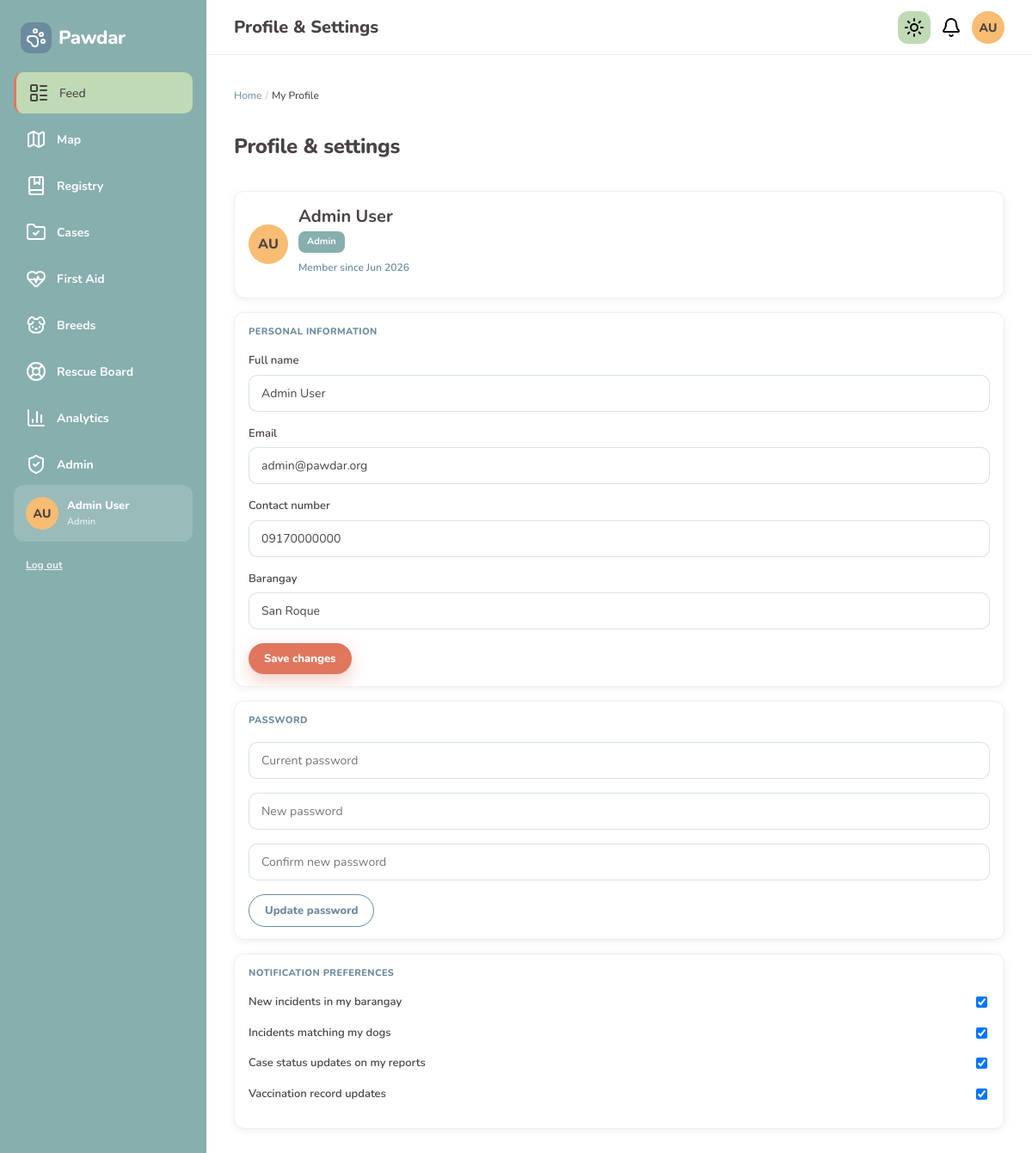
Page /profile.php (signed in) on the committed database.
### tables this page shows
CREATE TABLE IF NOT EXISTS user (
    UserID INT AUTO_INCREMENT PRIMARY KEY,
    Name VARCHAR(120) NOT NULL,
    Email VARCHAR(255) NOT NULL UNIQUE,
    Password VARCHAR(255) NOT NULL,
    Role ENUM(
        'Dog Owner',
        'Community Reporter',
        'Veterinarian',
        'LGU Official',
        'Rescue Organization',
        'Admin'
    ) NOT NULL DEFAULT 'Community Reporter',
    Status ENUM('active', 'pending') NOT NULL DEFAULT 'active',
    Barangay VARCHAR(100) NOT NULL,
    Phone VARCHAR(30) NULL,
    created_at DATETIME DEFAULT CURRENT_TIMESTAMP
);

### includes/helpers.php (called while the page is built, shortened)
<?php
function user_initials_from_name(string $name): string
{
    $parts = preg_split('/\s+/', trim($name));
    return strtoupper(substr($parts[0], 0, 1) . substr($parts[count($parts) - 1], 0, 1));
}
function avatar_color_class(int $userId): string
{
    return 'avatar-color-' . ($userId % 6);
}

### profile.php (the view, shortened to what this page needs)
<?php
require_once __DIR__ . '/includes/app-layout.php';
$pdo = db();
$userId = (int) $_SESSION['user_id'];
$stmt = $pdo->prepare('SELECT * FROM user WHERE UserID = :id LIMIT 1');
$stmt->execute([':id' => $userId]);
$user = $stmt->fetch();
app_layout_start('feed', 'Profile', [
    'showSearch' => false,
    'topbarTitle' => 'Profile & Settings',
    'scripts' => ['assets/js/profile.js'],
    'breadcrumbs' => [['label' => 'My Profile']],
]);
?>
<div class="feed-header"><h1 class="feed-title">Profile & settings</h1></div>
<div class="card card-bordered card-body mb-md flex items-center gap-md">
    <div class="avatar avatar-lg <?= htmlspecialchars(avatar_color_class($userId)) ?>"><?= htmlspecialchars(user_initials_from_name((string) $user['Name'])) ?></div>
    <div>
        <div style="font-weight:700;font-size:20px;"><?= htmlspecialchars((string) $user['Name']) ?></div>
        <span class="badge badge-owned"><?= htmlspecialchars((string) $user['Role']) ?></span>
        <p class="text-xs text-muted mt-sm">Member since <?= date('M Y', strtotime((string) ($user['created_at'] ?? 'now'))) ?></p>
    </div>
</div>
<form method="post" class="card card-bordered card-body mb-md">
    <div class="label-upper mb-md">Personal information</div>
    <label class="field-label">Full name</label>
    <input class="field-input mb-md" name="name" value="<?= htmlspecialchars((string) $user['Name']) ?>">
    <label class="field-label">Email</label>
    <input class="field-input mb-md" type="email" name="email" value="<?= htmlspecialchars((string) $user['Email']) ?>">
    <label class="field-label">Contact number</label>
    <input class="field-input mb-md" name="phone" value="<?= htmlspecialchars((string) ($user['Phone'] ?? '')) ?>">
    <label class="field-label">Barangay</label>
    <input class="field-input mb-md" name="barangay" value="<?= htmlspecialchars((string) $user['Barangay']) ?>">
    <button type="submit" class="btn-primary btn-sm">Save changes</button>
</form>
<form method="post" class="card card-bordered card-body mb-md">
    <div class="label-upper mb-md">Password</div>
    <input class="field-input mb-md" type="password" name="current_password" placeholder="Current password">
    <input class="field-input mb-md" type="password" name="new_password" placeholder="New password">
    <input class="field-input mb-md" type="password" name="confirm_password" placeholder="Confirm new password">
    <button type="submit" class="btn-outline btn-sm">Update password</button>
</form>
<div class="card card-bordered card-body mb-md">
    <div class="label-upper mb-md">Notification preferences</div>
    <?php foreach ([
        'notify_incidents' => 'New incidents in my barangay',
        'notify_dog_match' => 'Incidents matching my dogs',
        'notify_case_updates' => 'Case status updates on my reports',
        'notify_vaccine' => 'Vaccination record updates',
    ] as $field => $label): ?>
        <label class="flex justify-between items-center mb-md text-sm">
            <span><?= htmlspecialchars($label) ?></span>
            <input type="checkbox" data-notify-pref="<?= htmlspecialchars($field) ?>" <?= (int) ($user[$field] ?? 1) ? 'checked' : '' ?>>
        </label>
    <?php endforeach; ?>
</div>
<?php app_layout_end([]); ?>

### includes/head.php (shortened to what this page needs)
<?php
$bodyClass = $bodyClass ?? '';
$assetVersion = static function (string $relativePath): string {
    $absolute = dirname(__DIR__) . '/' . ltrim($relativePath, '/');
    $version = is_file($absolute) ? (string) filemtime($absolute) : (string) time();
    return $relativePath . '?v=' . $version;
};
?>
<!DOCTYPE html>
<html lang="en">
<head>
    <link rel="stylesheet" href="<?= htmlspecialchars($assetVersion('assets/css/pawdar.css')) ?>">
</head>
<body class="<?= htmlspecialchars($bodyClass) ?>">

### includes/app-layout.php (shortened to what this page needs)
<?php
function app_layout_start(string $activeNav, string $pageTitle, array $options = []): void
{
    $bodyClass = 'app-page';
    $activeNav = $activeNav;
    $topbarTitle = $options['topbarTitle'] ?? '';
    $breadcrumbs = $options['breadcrumbs'] ?? null;
    $adminContext = (bool) ($options['admin_context'] ?? false);
    require __DIR__ . '/head.php';
    echo '<div class="app-shell">';
    require __DIR__ . '/sidebar.php';
    echo '<main class="app-main">';
    require __DIR__ . '/topbar.php';
    echo '<div class="app-content app-content-padded">';
    if (is_array($breadcrumbs) && count($breadcrumbs) > 0) {
        require __DIR__ . '/../partials/breadcrumb.php';
    }
}
function app_layout_end(array $fabOptions = []): void
{
    echo '</div></main>';
    echo '</div>';
    require __DIR__ . '/foot.php';
}

### includes/sidebar.php (shortened to what this page needs)
<?php
$activeNav = $activeNav ?? '';
$userName = htmlspecialchars((string) ($_SESSION['user_name'] ?? ''));
$userRole = htmlspecialchars((string) ($_SESSION['user_role'] ?? ''));
$userInitials = htmlspecialchars((string) ($_SESSION['user_initials'] ?? '?'));
$avatarClass = avatar_color_class((int) ($_SESSION['user_id'] ?? 0));
$navItems = [
    'feed' => ['href' => 'feed.php', 'icon' => 'layout-list', 'label' => 'Feed'],
    'map' => ['href' => 'map.php', 'icon' => 'map', 'label' => 'Map'],
    'registry' => ['href' => 'registry.php', 'icon' => 'book-marked', 'label' => 'Registry'],
    'cases' => ['href' => 'cases.php', 'icon' => 'folder-check', 'label' => 'Cases'],
    'first-aid' => ['href' => 'first-aid.php', 'icon' => 'heart-pulse', 'label' => 'First Aid'],
    'breeds' => ['href' => 'breeds.php', 'icon' => 'dog', 'label' => 'Breeds'],
    'rescue-board' => ['href' => 'rescue.php', 'icon' => 'life-buoy', 'label' => 'Rescue Board'],
    'analytics' => ['href' => 'analytics.php', 'icon' => 'bar-chart-3', 'label' => 'Analytics'],
    'admin' => ['href' => 'admin.php', 'icon' => 'shield-check', 'label' => 'Admin'],
];
?>
<aside class="app-sidebar hidden-mobile">
    <a href="feed.php" class="flex items-center gap-sm" style="padding: 4px 8px 22px;">
        <div class="logo-mark"><i data-lucide="paw-print"></i></div>
        <span class="logo-text"><?= SITE_NAME ?></span>
    </a>
    <nav class="sidebar-nav">
        <?php foreach ($navItems as $key => $item): ?>
            <a href="<?= htmlspecialchars($item['href']) ?>" class="sidebar-link<?= $activeNav === $key ? ' is-active' : '' ?>">
                <i data-lucide="<?= htmlspecialchars($item['icon']) ?>"></i> <?= htmlspecialchars($item['label']) ?>
            </a>
        <?php endforeach; ?>
    </nav>
    <div class="sidebar-user">
        <div class="avatar avatar-md <?= htmlspecialchars($avatarClass) ?>"><?= $userInitials ?></div>
        <div>
            <div class="sidebar-user-name"><?= $userName ?></div>
            <div class="sidebar-user-role"><?= $userRole ?></div>
        </div>
    </div>
    <a href="auth/logout.php" class="sidebar-logout text-xs">Log out</a>
</aside>

### includes/topbar.php (shortened to what this page needs)
<?php
$topbarTitle = $topbarTitle ?? '';
$userInitials = htmlspecialchars((string) ($_SESSION['user_initials'] ?? '?'));
$avatarClass = avatar_color_class((int) ($_SESSION['user_id'] ?? 0));
?>
<header class="app-topbar hidden-mobile">
    <div class="app-topbar-inner">
        <?php if ($topbarTitle): ?>
            <div class="page-title"><?= htmlspecialchars($topbarTitle) ?></div>
        <?php endif; ?>
        <div class="header-actions flex items-center gap-md">
            <button type="button" class="icon-box icon-box-sm theme-toggle-btn" id="darkModeToggle" aria-label="Switch to dark mode" title="Toggle theme">
                <i data-lucide="sun" data-theme-icon></i>
            </button>
            <div class="notification-wrap" style="position:relative;">
                <button type="button" class="notification-bell-btn" data-notification-bell aria-label="Notifications" aria-expanded="false" aria-haspopup="true">
                    <i data-lucide="bell"></i>
                </button>
            </div>
            <a href="profile.php" class="avatar avatar-md <?= htmlspecialchars($avatarClass) ?>" title="<?= $userInitials ?>"><?= $userInitials ?></a>
        </div>
    </div>
</header>

### partials/breadcrumb.php (shortened to what this page needs)
<?php
$breadcrumbs = $breadcrumbs ?? [];
$adminContext = $adminContext ?? false;
$baseLabel = $adminContext ? 'Admin' : 'Home';
$baseUrl = $adminContext ? 'admin.php' : 'feed.php';
?>
<nav class="breadcrumb" aria-label="Breadcrumb">
    <ol>
        <li><a href="<?= htmlspecialchars($baseUrl) ?>"><?= htmlspecialchars($baseLabel) ?></a></li>
        <?php foreach ($breadcrumbs as $index => $crumb): ?>
            <?php if ($index === array_key_last($breadcrumbs)): ?>
                <li aria-current="page"><?= htmlspecialchars($crumb['label']) ?></li>
            <?php else: ?>
                <li><a href="<?= htmlspecialchars((string) ($crumb['url'] ?? '#')) ?>"><?= htmlspecialchars($crumb['label']) ?></a></li>
            <?php endif; ?>
        <?php endforeach; ?>
    </ol>
</nav>

### includes/foot.php
</body>
</html>

### rows in the picture
user: Name "AU", Name "Admin User", Role "Admin", created_at "Jun 2026", name "Admin User", email "admin@pawdar.org", phone "09170000000", barangay "San Roque"

### other values in the picture
SITE_NAME "Pawdar"
$item['label'] "Feed"
$item['label'] "Map"
$item['label'] "Registry"
$item['label'] "Cases"
$item['label'] "First Aid"
$item['label'] "Breeds"
$item['label'] "Rescue Board"
$item['label'] "Analytics"
$item['label'] "Admin"
$userInitials "AU"
$userName "Admin User"
$userRole "Admin"
$topbarTitle "Profile & Settings"
$baseLabel "Home"
